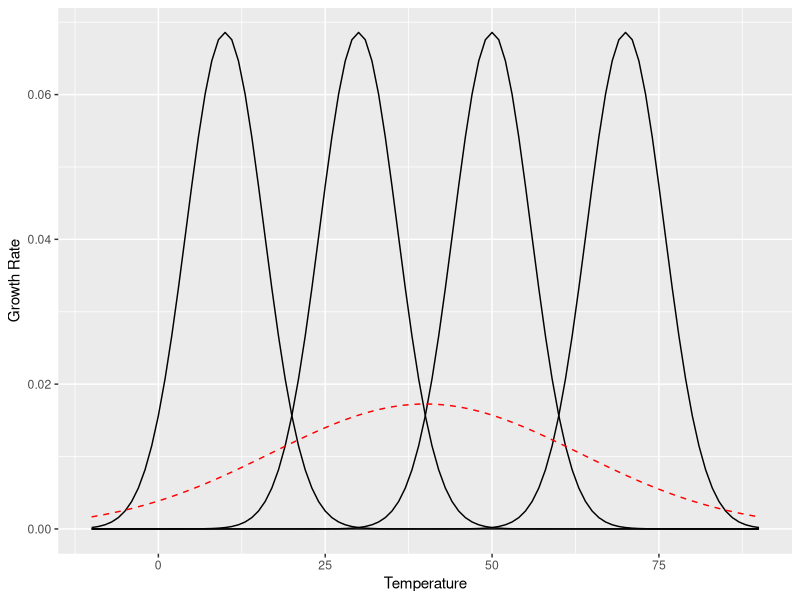

Reproduce this figure in R. (Note: this script raises an error after producing the figure.)
library(ggthemes)
library(data.table)
library(ggplot2)
library(tidyverse)

a <- seq(0, 20, by = .1)
b <- seq(20, 40, by = .1)
c <- seq(40, 60, by = .1)
d <- seq(60, 80, by = .1)

overall_mean <- mean(c(a, b, c, d))
# pull this from real (fake for now) data
overall_sd <- sd(c(a, b, c, d))

p9_3 <- ggplot(data.frame(x = c(-10, 90)), aes(x = x)) +
  stat_function(fun = dnorm, args = list(mean(a), sd(a))) +
  stat_function(fun = dnorm, args = list(mean(b), sd(b))) +
  stat_function(fun = dnorm, args = list(mean(c), sd(c))) +
  stat_function(fun = dnorm, args = list(mean(d), sd(d))) +
  stat_function(fun = dnorm, args = list(overall_mean, overall_sd), colour = "red", linetype="dashed") +
  xlab("Temperature") +
  ylab("Growth Rate")
p9_3


set.seed(1) # sets a seed of reproducible results. used to produce the same sample again and again
my_hist <- data.frame( # my_hist is a data frame with two columns, group as well as value. It has 700 rows
  group = c(rep("A", 300), rep("B",150), rep("C",150), rep("D",100), rep("E",100)),
  value = c(rnorm(300, 30, 10), # rnorm has n, number of observations, mean, and standard deviation. 200, 20, 5
            # standard deviation is a measure of how spread out numbers are
            # is the square root of the variance
            # the variance is the average of the squared differences from the mean
            # https://www.mathsisfun.com/data/standard-deviation.html
            rnorm(150,5,10),
            rnorm(150,15,10),
            rnorm(100,50,10),
            rnorm(100,75,10)),
  y = NA)

# Set desired binwidth and number of non-missing obs
bw = 2
n_obs = sum(!is.na(my_hist$value))

overall_data <- seq(-25, 100,0.1)
overall_mean <- 30
overall_sdev <- 15
overall_y <- dnorm(overall_data, overall_mean, overall_sdev)

# overall is the name of the group
# length(overall_data) is how many times that should be repeated

df_temp <- data.frame(group = rep("overall",length(overall_data)),
                      value = overall_data,
                      y = overall_y
                      * bw * length(overall_data)
                      )
# df_temp <- data.frame(group = rep("overall", length(overall_data)), value = overall_data)
# make a data frame
# rbind that to the my_hist data frame
my_hist <- rbind(my_hist, df_temp)

my_hist %>%
  group_by(group) %>%
  nest(value) %>% # nesting creates a list-column of data frames, unnesting flattens it back out into regular columns
  # map() apply a function to each element of a vector. map() always returns a list
  # tilde is used to separate the left- and right-hand sides in a model formula. Our formula here describes the dnorm being multiplied by the bin_width and the sum of all the non_missing observations
  # dnorm takes a vector (.$value in this case), a mean, and standard deviation
  mutate(
    y = ifelse(
      group == "overall",
      y,
      map(data, ~ dnorm(
        .$value, mean = mean(.$value), sd = sd(.$value)
      ) * bw * sum(!is.na(.$value)))
    )) %>%
  unnest(data,y) %>%
  ungroup() %>%
  as.data.table() %>%
  mutate(group = as.factor(group)) %>%
  ggplot(aes(x = value, y = y, group = group, colour = group)) +
  geom_line() +
  xlab("Growing Degree Days") +
  ylab("Growth Rate (mm)") +
  ggtitle("Growth Rate of Species and Select Populations by Growing Degree Days") +
  theme_few()

ggsave("growth_rate.png")
